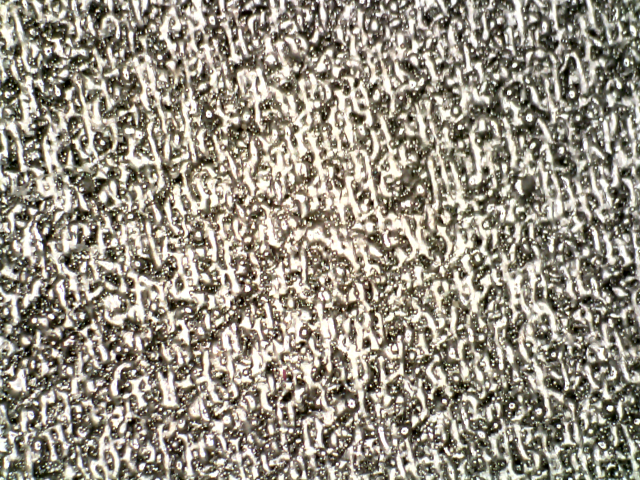
%> input picture Images/A/A7.bmp, 1280 x 960 px (shown at 1/2 size)
$ octave fast_fourier4.m   (GNU Octave 9; MATLAB toolbox functions it lacks are replaced by stand-ins)
%> lines starting %> are read from the running program, lines starting %| are printed output that depends on the picture
### Codes/Frequency Domain/paddedsize.m
function PQ = paddedsize(AB, CD, PARAM)
%PADDEDSIZE Computes padded sizes useful for FFT-based filtering.
%   PQ = PADDEDSIZE(AB), where AB is a two-element size vector,
%   computes the two-element size vector PQ = 2*AB.
%
%   PQ = PADDEDSIZE(AB, 'PWR2') computes the vector PQ such that
%   PQ(1) = PQ(2) = 2^nextpow2(2*m), where m is MAX(AB).
%
%   PQ = PADDEDSIZE(AB, CD), where AB and CD are two-element size
%   vectors, computes the two-element size vector PQ.  The elements
%   of PQ are the smallest even integers greater than or equal to
%   AB + CD -1.
%
%   PQ = PADDEDSIZE(AB, CD, 'PWR2') computes the vector PQ such that
%   PQ(1) = PQ(2) = 2^nextpow2(2*m), where m is MAX([AB CD]).

if nargin == 1
   PQ = 2*AB;
elseif nargin == 2 & ~ischar(CD)
   PQ = AB + CD - 1;
   PQ = 2 * ceil(PQ / 2);
elseif nargin == 2
   m = max(AB); % Maximum dimension.

   % Find power-of-2 at least twice m.
   P = 2^nextpow2(2*m);
   PQ = [P, P];
elseif nargin == 3
   m = max([AB CD]); %Maximum dimension.
   P = 2^nextpow2(2*m);
   PQ = [P, P];
else
   error('Wrong number of inputs.')
end

### Codes/Frequency Domain/dftuv.m
function [U, V] = dftuv(M, N)
%DFTUV Computes meshgrid frequency matrices.
%   [U, V] = DFTUV(M, N) computes meshgrid frequency matrices U and
%   V. U and V are useful for computing frequency-domain filter
%   functions that can be used with DFTFILT.  U and V are both M-by-N.

% Set up range of variables.
u = 0:(M-1);
v = 0:(N-1);

% Compute the indices for use in meshgrid
idx = find(u > M/2);
u(idx) = u(idx) - M;
idy = find(v > N/2);
v(idy) = v(idy) - N;

% Compute the meshgrid arrays
[V, U] = meshgrid(v, u);

### Codes/Frequency Domain/notch.m
function H = notch(type, M, N, D0, x, y, n)
%notch Computes frequency domain notch filters
%   H = NOTCH(TYPE, M, N, D0, x, y, n) creates the transfer function of
%   a notch filter, H, of the specified TYPE and size (M-by-N). centered at
%   Column X, Row Y in an unshifted Fourier spectrum.
%   Valid values for TYPE, D0, and n are:
%
%   'ideal'     Ideal highpass filter with cutoff frequency D0.  n
%               need not be supplied.  D0 must be positive
%
%   'btw'       Butterworth highpass filter of order n, and cutoff D0.
%               The default value for n is 1.0.  D0 must be positive.
%
%   'gaussian'  Gaussian highpass filter with cutoff (standard deviation)
%               D0.  n need not be supplied.  D0 must be positive.
%

% The transfer function Hhp of a highpass filter is 1 - Hlp,
% where Hlp is the transfer function of the corresponding lowpass
% filter.  Thus, we can use function lpfilter to generate highpass
% filters.

if nargin == 6
   n = 1; % Default value of n.
end

% Generate highpass filter.
Hlp = lpfilter(type, M, N, D0, n);
H = 1 - Hlp;
H = circshift(H, [y-1 x-1]);

### Codes/Frequency Domain/lpfilter.m
function H = lpfilter(type, M, N, D0, n)
%LPFILTER Computes frequency domain lowpass filters
%   H = LPFILTER(TYPE, M, N, D0, n) creates the transfer function of
%   a lowpass filter, H, of the specified TYPE and size (M-by-N).  To
%   view the filter as an image or mesh plot, it should be centered
%   using H = fftshift(H).
%
%   Valid values for TYPE, D0, and n are:
%
%   'ideal'    Ideal lowpass filter with cutoff frequency D0.  n need
%              not be supplied.  D0 must be positive
%
%   'btw'      Butterworth lowpass filter of order n, and cutoff D0.
%              The default value for n is 1.0.  D0 must be positive.
%
%   'gaussian' Gaussian lowpass filter with cutoff (standard deviation)
%              D0.  n need not be supplied.  D0 must be positive.

% Use function dftuv to set up the meshgrid arrays needed for
% computing the required distances.
[U, V] = dftuv(M, N);

% Compute the distances D(U, V).
D = sqrt(U.^2 + V.^2);

% Begin fiter computations.
switch type
case 'ideal'
   H = double(D <=D0);
case 'btw'
   if nargin == 4
      n = 1;
   end
   H = 1./(1 + (D./D0).^(2*n));
case 'gaussian'
   H = exp(-(D.^2)./(2*(D0^2)));
otherwise
   error('Unknown filter type.')
end

### Codes/Frequency Domain/fast_fourier4.m
footBall=rgb2gray(imread('A7.bmp'));
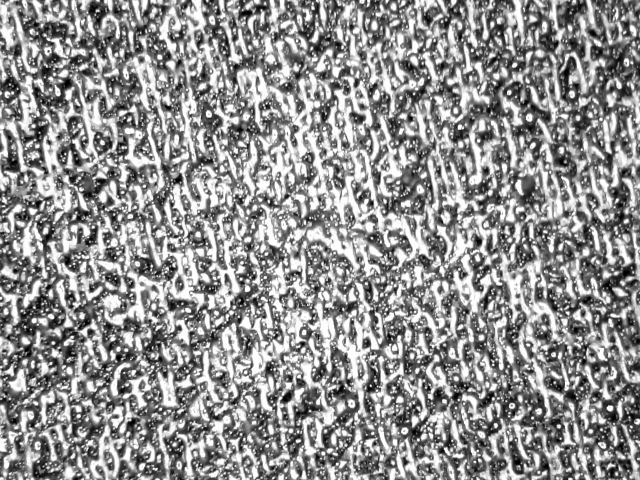
%> footBall: size 960x1280 uint8 (shown at 1/2 size); min 0, max 255, mean 145.1
imshow(footBall)

%Determine good padding for Fourier transform
PQ = paddedsize(size(footBall));
%> PQ = [1920 2560]

%Create Notch filters corresponding to extra peaks in the Fourier transform
H1 = notch('btw', PQ(1), PQ(2), 10, 50, 100);
H2 = notch('btw', PQ(1), PQ(2), 10, 1, 400);
H3 = notch('btw', PQ(1), PQ(2), 10, 620, 100);
H4 = notch('btw', PQ(1), PQ(2), 10, 22, 414);
H5 = notch('btw', PQ(1), PQ(2), 10, 592, 414);
H6 = notch('btw', PQ(1), PQ(2), 10, 1, 114);

% Calculate the discrete Fourier transform of the image
F=fft2(double(footBall),PQ(1),PQ(2));

% Apply the notch filters to the Fourier spectrum of the image
FS_football = F.*H1.*H2.*H3.*H4.*H5.*H6;

% convert the result to the spacial domain.
F_football=real(ifft2(FS_football));

% Crop the image to undo padding
F_football=F_football(1:size(footBall,1), 1:size(footBall,2));

%Display the blurred image
figure, imshow(F_football,[])

% Display the Fourier Spectrum
% Move the origin of the transform to the center of the frequency rectangle.
Fc=fftshift(F);
Fcf=fftshift(FS_football);

% use abs to compute the magnitude and use log to brighten display
S1=log(1+abs(Fc));
S2=log(1+abs(Fcf));
figure, imshow(S1,[])
%> after `imshow(S1,[])`:
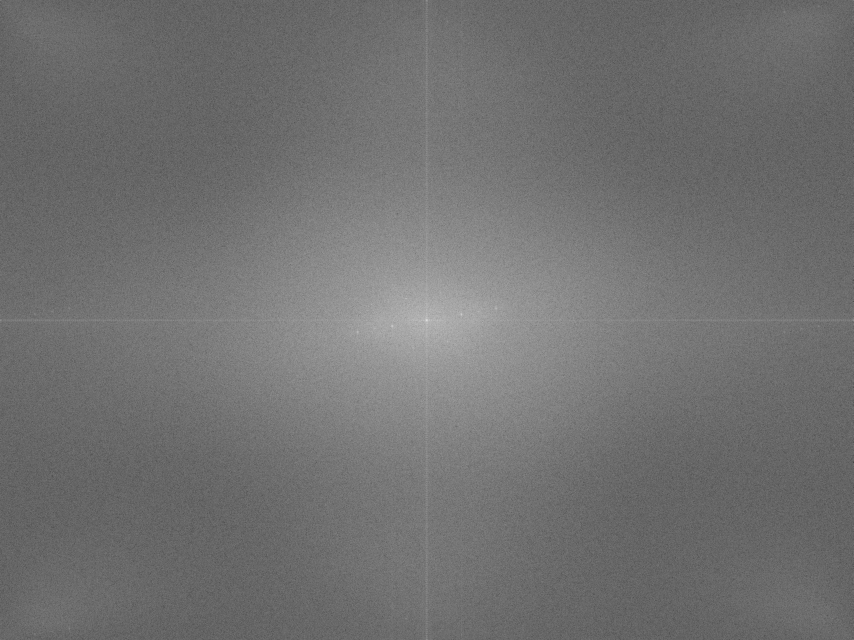
%> displayed picture: size 1920x2560, on the screen's scale of 0 to 255 (shown at 1/3 size); min 0, max 255, mean 112.9
figure, imshow(S2,[])

$ run again, with Images/A/A1.bmp copied over Images/A/A7.bmp
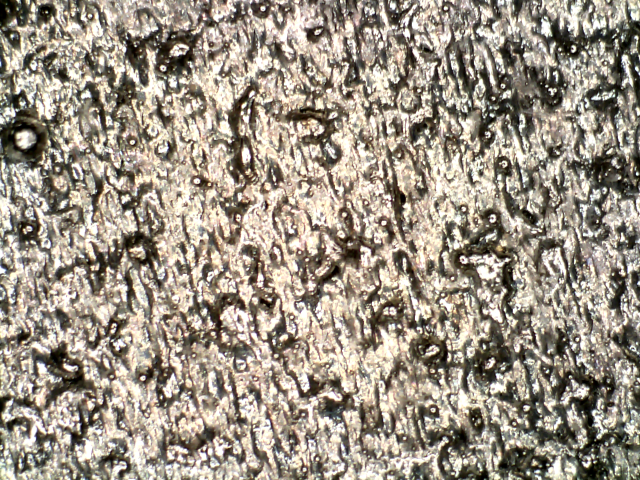
%> input picture Images/A/A1.bmp, 1280 x 960 px (shown at 1/2 size)
%> `footBall=rgb2gray(imread('A7.bmp'));`:
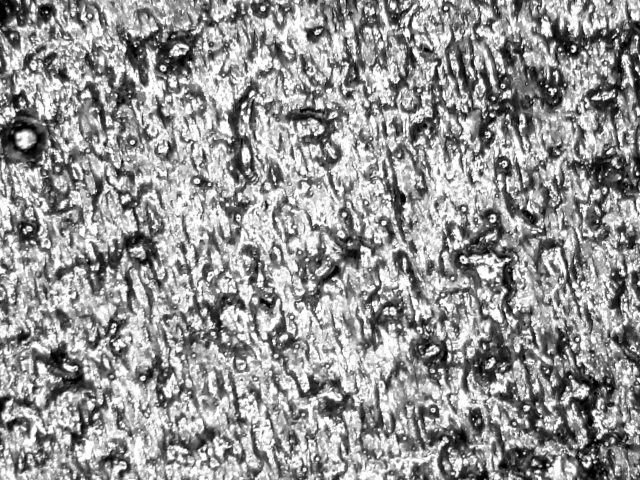
%> footBall: size 960x1280 uint8 (shown at 1/2 size); min 0, max 255, mean 149

$ run again, with Images/A/A10.bmp copied over Images/A/A7.bmp
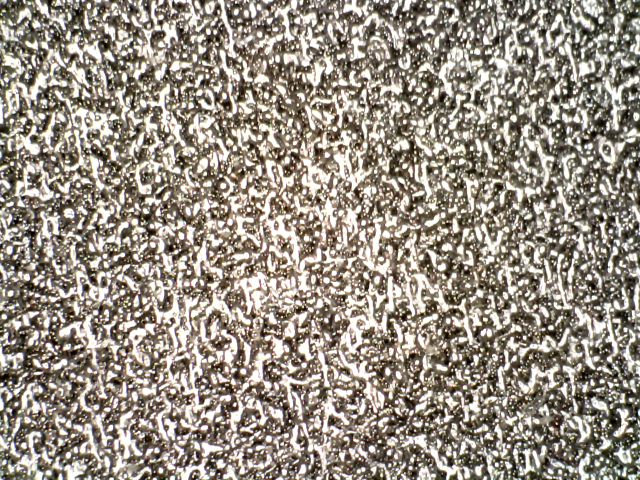
%> input picture Images/A/A10.bmp, 1280 x 960 px (shown at 1/2 size)
%> `footBall=rgb2gray(imread('A7.bmp'));`:
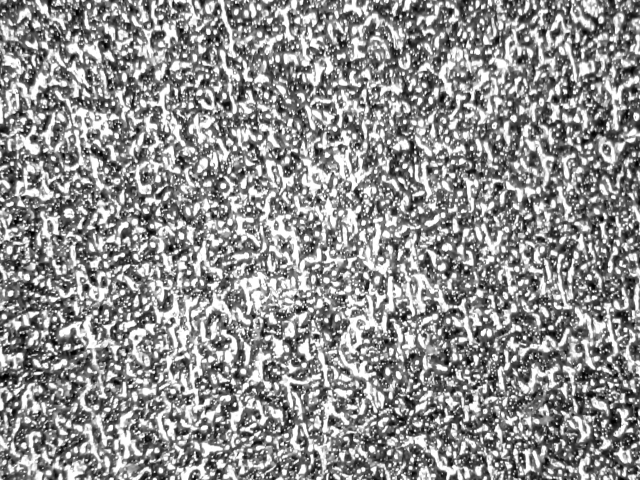
%> footBall: size 960x1280 uint8 (shown at 1/2 size); min 0, max 255, mean 144.3

$ run again, with Images/A/A11.bmp copied over Images/A/A7.bmp
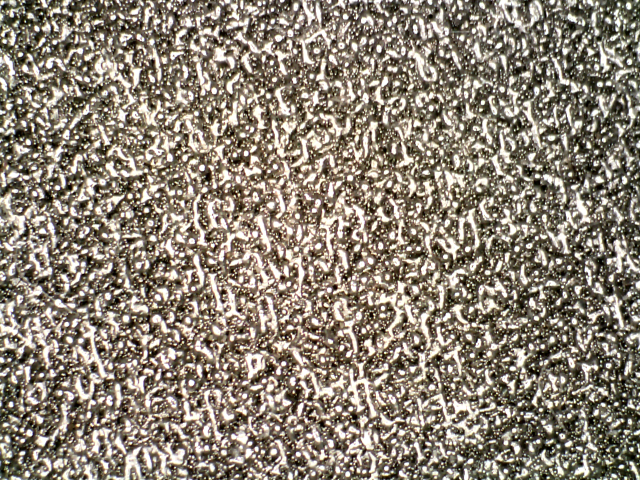
%> input picture Images/A/A11.bmp, 1280 x 960 px (shown at 1/2 size)
%> `footBall=rgb2gray(imread('A7.bmp'));`:
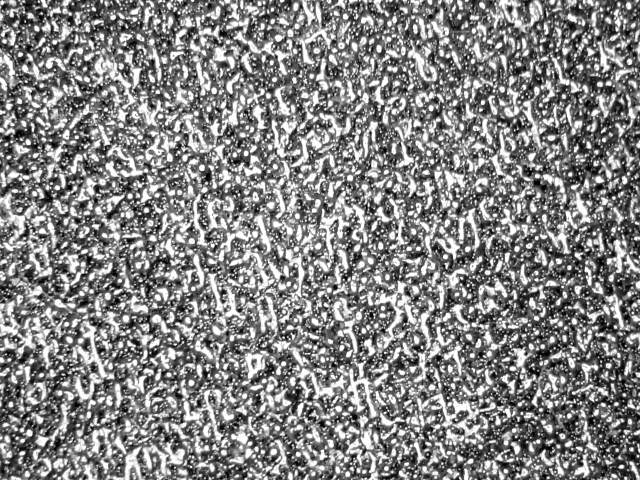
%> footBall: size 960x1280 uint8 (shown at 1/2 size); min 0, max 255, mean 131.6
